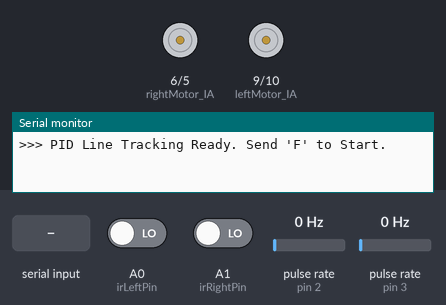
The sketch below on a simulated Arduino Uno, built with avr-gcc and run on an emulated ATmega328P. Shown: motor-driver pin pairs drawn as motors (green arrow = first pin HIGH = forward, orange = second pin HIGH = backward, longer = more drive), the last lines printed to the serial monitor. Wiring (inferred from the names in the program): 2 × pulse sensor: data pin 2 / data pin 3. Inputs (shaded band) come from the test bench; at power-on: pulse rate (sensors on pin 2, pin 3) 0 Hz, A0 (irLeftPin) LOW, A1 (irRightPin) LOW.

Above: at 1.2 s.
1.3 s: "F" received over Serial
At 1.8 s:
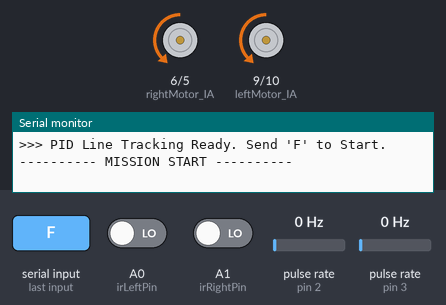
2.8 s: pulse rate (sensor on pin 2) set to 50 Hz
At 5.0 s:
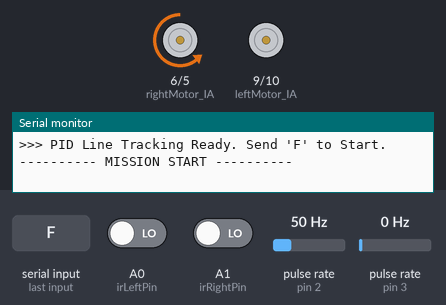
5.5 s: pulse rate (sensor on pin 3) set to 196 Hz
At 7.9 s:
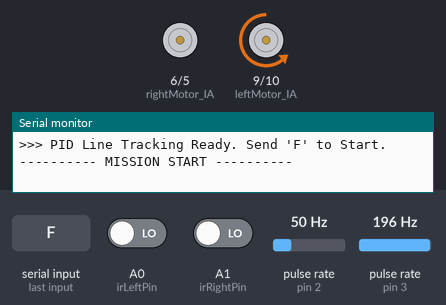
8.3 s: A0 (irLeftPin) driven HIGH
At 8.8 s:
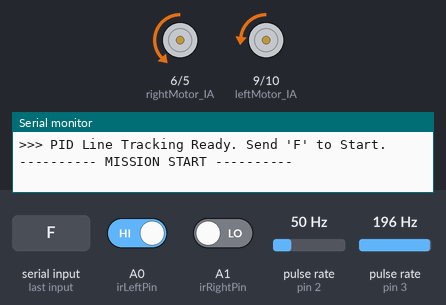
9.8 s: A1 (irRightPin) driven HIGH
Timing chart, 0 to 12.8 s (numbered marks = the images above; inputs shaded):
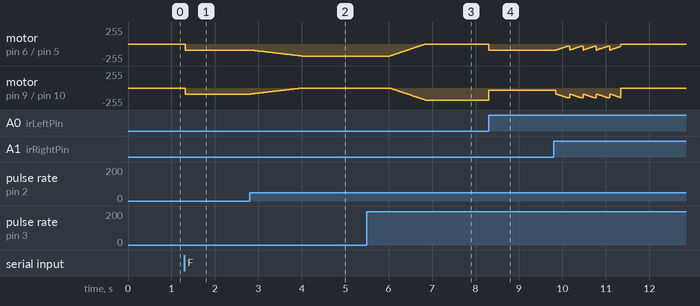

The sketch:

RC_Car_LineTrack_3.ino
```cpp
// --- 모터 드라이버 제어 핀 ---
const int leftMotor_IA = 9;
const int leftMotor_IB = 10;
const int rightMotor_IA = 6;
const int rightMotor_IB = 5;

// --- 엔코더 센서 핀 ---
const int encoderLeftPin = 2;
const int encoderRightPin = 3;

// --- 적외선 센서 핀 ---
const int irLeftPin = A0;
const int irRightPin = A1;

// --- 색상 인식 기준 ---
const int BLACK = HIGH;
const int WHITE = LOW;

// --- 🌟 주행 설정 변수 ---
int baseSpeed = 90;   // 직진 기본 속도
const int INTERSECTIONS_PER_LAP = 1; // 1바퀴당 인식할 교차로 수

// --- 🌟 엔코더 및 PID 변수 (test3.ino에서 가져옴) ---
volatile long leftCount = 0;
volatile long rightCount = 0;
float Kp_sync = 1.5;
float Kd_sync = 1.0;
long prevSyncError = 0;
unsigned long prevTime = 0;

int lapCount = 0;
int intersectionCount = 0;
bool isRunning = false;
bool missionComplete = false;
int lastDirection = 0;

void setup() {
  Serial.begin(9600);

  pinMode(leftMotor_IA, OUTPUT); pinMode(leftMotor_IB, OUTPUT);
  pinMode(rightMotor_IA, OUTPUT); pinMode(rightMotor_IB, OUTPUT);
  pinMode(irLeftPin, INPUT); pinMode(irRightPin, INPUT);

  // 엔코더 인터럽트 설정
  pinMode(encoderLeftPin, INPUT_PULLUP);
  pinMode(encoderRightPin, INPUT_PULLUP);
  attachInterrupt(digitalPinToInterrupt(encoderLeftPin), countLeft, RISING);
  attachInterrupt(digitalPinToInterrupt(encoderRightPin), countRight, RISING);

  stopMotors();
  Serial.println(">>> PID Line Tracking Ready. Send 'F' to Start.");
}

void loop() {
  if (Serial.available() > 0) {
    char cmd = Serial.read();
    if (cmd >= 'a' && cmd <= 'z') cmd -= 32;
    if (cmd == 'F' && !isRunning && !missionComplete) startMission();
    else if (cmd == 'S') emergencyStop();
  }

  if (isRunning && !missionComplete) {
    unsigned long currentTime = millis();
    int dt = currentTime - prevTime;

    // 루프 속도 조절 (너무 잦은 계산 방지)
    if (dt < 20) return;
    prevTime = currentTime;

    int leftVal = digitalRead(irLeftPin);
    int rightVal = digitalRead(irRightPin);

    // [상황 1] 교차로 발견 후보
    if (leftVal == BLACK && rightVal == BLACK) {
      delay(50);
      if (digitalRead(irLeftPin) == BLACK && digitalRead(irRightPin) == BLACK) {
        handleIntersection();
      }
    }
    // [상황 2] 왼쪽으로 치우침 -> 좌회전 보정
    else if (leftVal == BLACK && rightVal == WHITE) {
      // 🌟 부드러운 코너링: 한쪽을 멈추지 않고 40% 속도로 굴려 곡선을 그림
      setMotorSpeed(baseSpeed * 0.4, baseSpeed);
      lastDirection = 1;
      resetEncoders(); // 회전 중에는 동기화 에러 누적을 막기 위해 리셋
    }
    // [상황 3] 오른쪽으로 치우침 -> 우회전 보정
    else if (leftVal == WHITE && rightVal == BLACK) {
      setMotorSpeed(baseSpeed, baseSpeed * 0.4);
      lastDirection = 2;
      resetEncoders();
    }
    // [상황 4] 양쪽 모두 흰색 -> 🌟 완벽한 직진 (엔코더 PID 동기화 적용!)
    else {
      long syncError = leftCount - rightCount;
      int turnOffset = (Kp_sync * syncError) + (Kd_sync * ((syncError - prevSyncError) / dt));

      int lPwm = constrain(baseSpeed - turnOffset, 0, 180);
      int rPwm = constrain(baseSpeed + turnOffset, 0, 180);

      setMotorSpeed(lPwm, rPwm);
      prevSyncError = syncError;
      lastDirection = 0;
    }
  }
}

// ==========================================
// 🚗 교차로(교차점) 처리 함수
// ==========================================
void handleIntersection() {
  intersectionCount++;
  Serial.print(">>> 교차로 감지! 누적: "); Serial.println(intersectionCount);

  // 🌟 지름길 철벽 방어: 엔코더를 활용한 "정밀 거리" 교차로 무시 돌파
  crossIntersectionWithEncoders(30); // 30 카운트만큼 직진 (수치 조절 필요)

  if (intersectionCount % INTERSECTIONS_PER_LAP == 0) {
    lapCount++;
    Serial.print(">>> 바퀴 완료! 현재 바퀴 수: "); Serial.println(lapCount);
    if (lapCount >= 5) finishMission();
  }
}

// 🌟 엔코더로 일정한 거리를 똑바로 직진하는 함수
void crossIntersectionWithEncoders(long targetCounts) {
  resetEncoders();
  long avgCount = 0;

  // 지정한 카운트(거리)에 도달할 때까지 센서 무시하고 직진
  while(avgCount < targetCounts) {
    long syncError = leftCount - rightCount;
    int turnOffset = (Kp_sync * syncError);
    setMotorSpeed(baseSpeed - turnOffset, baseSpeed + turnOffset);

    avgCount = (leftCount + rightCount) / 2;
    delay(10);
  }
  resetEncoders(); // 직진 끝나면 다시 초기화
}

// ==========================================
// ⚙️ 유틸리티 함수들
// ==========================================
void resetEncoders() {
  leftCount = 0;
  rightCount = 0;
  prevSyncError = 0;
}

void countLeft() { leftCount++; }
void countRight() { rightCount++; }

void setMotorSpeed(int leftPwm, int rightPwm) {
  if (leftPwm >= 0) {
    digitalWrite(leftMotor_IA, LOW); analogWrite(leftMotor_IB, leftPwm);
  } else {
    analogWrite(leftMotor_IA, -leftPwm); digitalWrite(leftMotor_IB, LOW);
  }
  if (rightPwm >= 0) {
    digitalWrite(rightMotor_IA, LOW); analogWrite(rightMotor_IB, rightPwm);
  } else {
    analogWrite(rightMotor_IA, -rightPwm); digitalWrite(rightMotor_IB, LOW);
  }
}

void startMission() {
  resetEncoders();
  lapCount = 0; intersectionCount = 0; lastDirection = 0;
  missionComplete = false; isRunning = true;
  prevTime = millis();
  Serial.println("---------- MISSION START ----------");
}

void emergencyStop() {
  stopMotors(); isRunning = false; Serial.println("!!! STOP !!!");
}

void finishMission() {
  stopMotors(); isRunning = false; missionComplete = true;
  Serial.println("---------- COMPLETE ----------");
}

void stopMotors() {
  digitalWrite(leftMotor_IA, LOW); digitalWrite(leftMotor_IB, LOW);
  digitalWrite(rightMotor_IA, LOW); digitalWrite(rightMotor_IB, LOW);
}
```

Measured:
- after the input at 1.3 s, motor on pin 6 (rightMotor_IA) / pin 5 (rightMotor_IB), motor on pin 9 (leftMotor_IA) / pin 10 (leftMotor_IB): stopped → backward 90/255 at once
- after the input at 2.8 s, motor on pin 6 (rightMotor_IA) / pin 5 (rightMotor_IB): moves from backward 90/255 to backward 180/255 over 1.2 s, starting at once; motor on pin 9 (leftMotor_IA) / pin 10 (leftMotor_IB): moves from backward 90/255 to stopped over 1.2 s, starting at once
- after the input at 5.5 s, motor on pin 6 (rightMotor_IA) / pin 5 (rightMotor_IB): moves from backward 180/255 to stopped over 0.82 s, starting after 0.52 s; motor on pin 9 (leftMotor_IA) / pin 10 (leftMotor_IB): moves from stopped to backward 180/255 over 0.82 s, starting after 0.52 s
- after the input at 8.3 s, motor on pin 6 (rightMotor_IA) / pin 5 (rightMotor_IB): stopped → backward 90/255 at once; motor on pin 9 (leftMotor_IA) / pin 10 (leftMotor_IB): backward 180/255 → backward 36/255 at once
